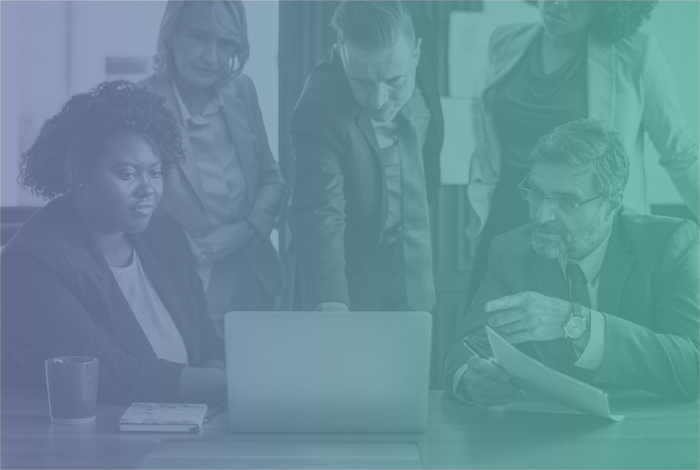
#> input picture images/signup-bg.jpg, 1400 x 940 px, given in place of the camera (shown at 1/2 size)
$ python Recognize.py
#> lines starting #> are read from the running program, lines starting #| are printed output that depends on the picture
import cv2
import numpy as np
cap=cv2.VideoCapture(0)
while(cap.isOpened()):
    ret,frame=cap.read()
#> frame is the input picture: shape (940, 1400, 3); mean B, G, R 152.7, 141.6, 102.4
    frame=cv2.flip(frame,1)
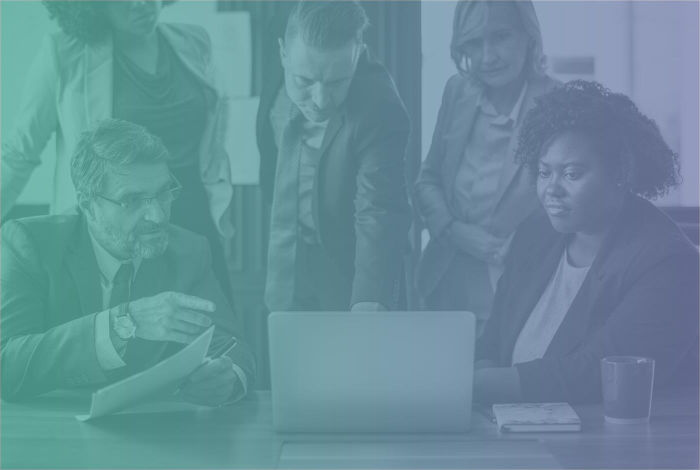
#> frame: shape (940, 1400, 3) (shown at 1/2 size); mean B, G, R 152.7, 141.6, 102.4
    roi=frame[100:900, 100:900]
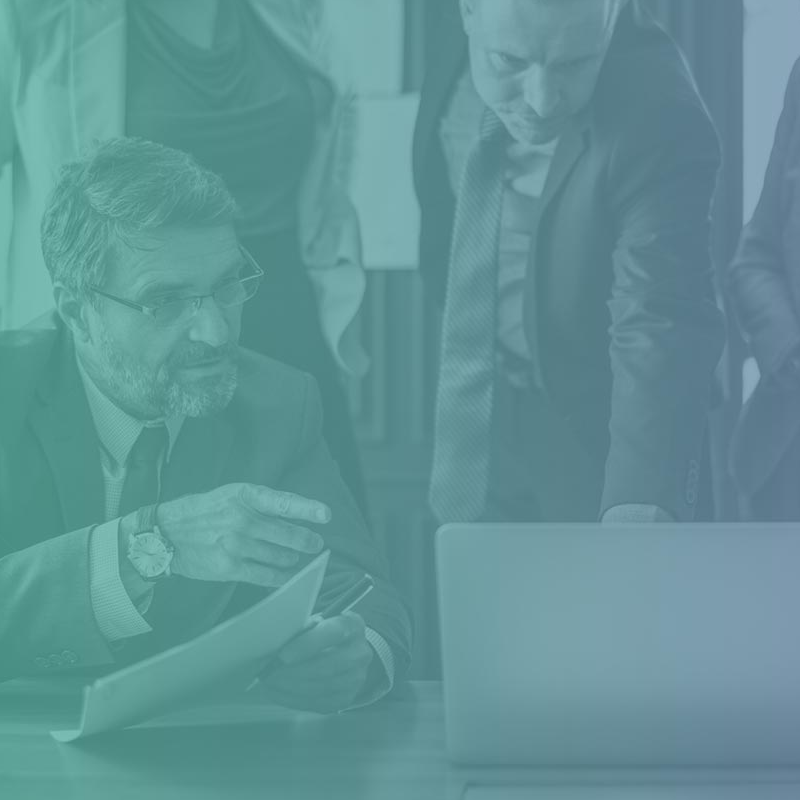
#> roi: shape (800, 800, 3); mean B, G, R 150, 146.8, 97.2
    hsv = cv2.cvtColor(roi, cv2.COLOR_BGR2HSV)
#> hsv: shape (800, 800, 3); mean H, S, V 92.2, 92.9, 152.3
    cv2.imshow('frame',frame)
    fr=frame
#> (the run stopped early here; a loop or call above may not have finished)
